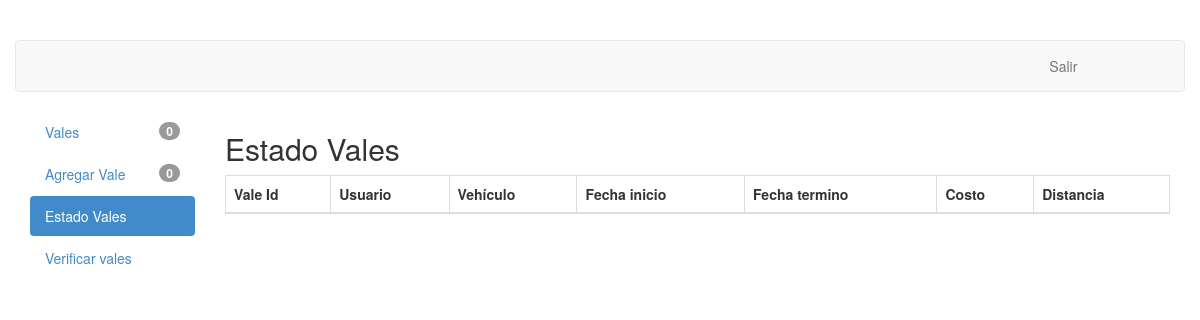
The page /vales/cambiar_estado/ (signed in) on the database as committed earlier.
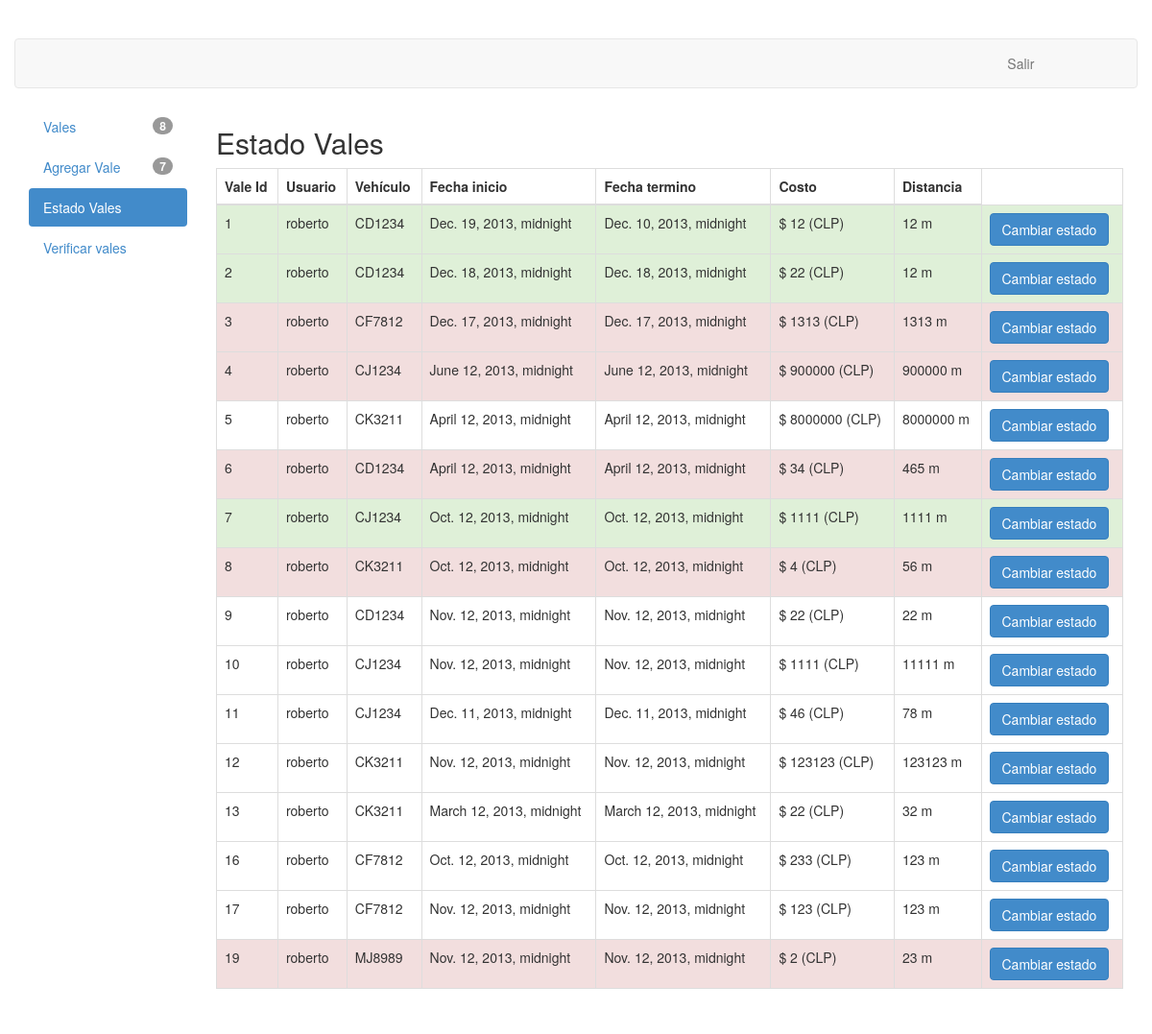
The same page on the database as committed later.
### vales/models.py (models this page shows)
class Vale(models.Model):
	usuario = models.ForeignKey(User)
	vehiculo = models.CharField(max_length=6)
	fecha_inicio = models.DateTimeField()
	fecha_termino = models.DateTimeField()
	costo = models.PositiveIntegerField()
	distancia = models.PositiveIntegerField()
	en_espera = models.BooleanField()
	ESTADO = (
			('A','Aceptada'),
			('R','Rechazada'),
			('S','Sin observacion'),
		)
	estado = models.CharField(max_length=1,choices=ESTADO)
	class Meta:
		permissions = (
			("view_vale", "Can see available vales"),
			("accept_vale", "Can change status of vales"),
			("modify_vale", "Can modify the status of vales"),
			("close_vale", "Can remove a vale by setting its status as closed"),
		)

### vales/views.py (the view)
@user_passes_test(user_modify, login_url='/vales/')
def cambiar_estado(request):
	if request.method == "POST":
		vale = Vale.objects.get(pk=request.POST['vale-id'])
		vale.estado = request.POST['vale-estado']
		vale.save()
		return redirect("/vales/cambiar_estado")
	vales = Vale.objects.all()
	vales_aceptados = vales.filter(estado="A",en_espera=False).count()
	vales_rechazados = vales.filter(estado="R",en_espera=False).count()
	vales_sin_observar = vales.filter(estado="S",en_espera=False).count()
	vales_en_espera = vales.filter(en_espera=True).count()
	context = { "vales" : vales ,
				"vales_aceptados" : vales_aceptados,
				"vales_rechazados" : vales_rechazados,
				"vales_sin_observar" : vales_sin_observar,
				"vales_en_espera" : vales_en_espera,
				}
	return render(request, "cambiar_estado.html" , context)

### vales/views.py (called while the page is built)
def user_modify(user):
	return user.has_perm("vales.modify_vale") and user.is_authenticated()

### vales/templates/cambiar_estado.html (shortened to what this page needs)
{% extends "base_layout.html" %}
{% block contentbody %}
<h2> Estado Vales </h2>
<table class="table table-bordered">
	<thead>
		<tr>
		<th>Vale Id</th>
		<th>Usuario</th>
		<th>Vehículo</th>
		<th>Fecha inicio</th>
		<th>Fecha termino</th>
		<th>Costo</th>
		<th>Distancia</th>
		</tr>
	</thead>
	<tbody>
	{% if perms.vales.view_vale %}
		{% for vale in vales %}
			{% if not vale.en_espera %}
			<tr {% if vale.estado == "A" %} class="success" {% endif %}
				{% if vale.estado == "R" %} class="danger" {% endif %}
			 >
				<td> {{vale.id  }} </td>
				<td> {{vale.usuario  }} </td>
				<td> {{vale.vehiculo }} </td>
				<td> {{vale.fecha_inicio }} </td>
				<td> {{vale.fecha_termino }} </td>
				<td> $ {{vale.costo }} (CLP) </td>
				<td> {{vale.distancia }} m </td>
				<td>
					<button class="btn btn-primary" id="finalizar-btn{{ vale.id }}" value="{{ vale.id }}" data-toggle="modal" data-target="#mymodal{{ vale.id }}" >Cambiar estado</button>
				</td>
			</tr>
			{% endif %}
		{% endfor %}
	{% endif %}
	</tbody>
</table>
{% endblock contentbody %}

Rows that differ between the two databases and show on the page:
added Vale: id "1", usuario "roberto", vehiculo "CD1234", fecha_inicio "Dec. 19, 2013, midnight", fecha_termino "Dec. 10, 2013, midnight", costo "12", distancia "12"
added Vale: id "2", usuario "roberto", vehiculo "CD1234", fecha_inicio "Dec. 18, 2013, midnight", fecha_termino "Dec. 18, 2013, midnight", costo "22", distancia "12"
added Vale: id "3", usuario "roberto", vehiculo "CF7812", fecha_inicio "Dec. 17, 2013, midnight", fecha_termino "Dec. 17, 2013, midnight", costo "1313", distancia "1313"
added Vale: id "4", usuario "roberto", vehiculo "CJ1234", fecha_inicio "June 12, 2013, midnight", fecha_termino "June 12, 2013, midnight", costo "900000", distancia "900000"
added Vale: id "5", usuario "roberto", vehiculo "CK3211", fecha_inicio "April 12, 2013, midnight", fecha_termino "April 12, 2013, midnight", costo "8000000", distancia "8000000"
added Vale: id "6", usuario "roberto", vehiculo "CD1234", fecha_inicio "April 12, 2013, midnight", fecha_termino "April 12, 2013, midnight", costo "34", distancia "465"
added Vale: id "7", usuario "roberto", vehiculo "CJ1234", fecha_inicio "Oct. 12, 2013, midnight", fecha_termino "Oct. 12, 2013, midnight", costo "1111", distancia "1111"
added Vale: id "8", usuario "roberto", vehiculo "CK3211", fecha_inicio "Oct. 12, 2013, midnight", fecha_termino "Oct. 12, 2013, midnight", costo "4", distancia "56"
added Vale: id "9", usuario "roberto", vehiculo "CD1234", fecha_inicio "Nov. 12, 2013, midnight", fecha_termino "Nov. 12, 2013, midnight", costo "22", distancia "22"
added Vale: id "10", usuario "roberto", vehiculo "CJ1234", fecha_inicio "Nov. 12, 2013, midnight", fecha_termino "Nov. 12, 2013, midnight", costo "1111", distancia "11111"
added Vale: id "11", usuario "roberto", vehiculo "CJ1234", fecha_inicio "Dec. 11, 2013, midnight", fecha_termino "Dec. 11, 2013, midnight", costo "46", distancia "78"
added Vale: id "12", usuario "roberto", vehiculo "CK3211", fecha_inicio "Nov. 12, 2013, midnight", fecha_termino "Nov. 12, 2013, midnight", costo "123123", distancia "123123"
added Vale: id "13", usuario "roberto", vehiculo "CK3211", fecha_inicio "March 12, 2013, midnight", fecha_termino "March 12, 2013, midnight", costo "22", distancia "32"
added Vale: id "16", usuario "roberto", vehiculo "CF7812", fecha_inicio "Oct. 12, 2013, midnight", fecha_termino "Oct. 12, 2013, midnight", costo "233", distancia "123"
added Vale: id "17", usuario "roberto", vehiculo "CF7812", fecha_inicio "Nov. 12, 2013, midnight", fecha_termino "Nov. 12, 2013, midnight", costo "123", distancia "123"
added Vale: id "19", usuario "roberto", vehiculo "MJ8989", fecha_inicio "Nov. 12, 2013, midnight", fecha_termino "Nov. 12, 2013, midnight", costo "2", distancia "23"
Other text that changed with them:
{{ vales_sin_observar }}: "0" → "8"
{{ vales_en_espera }}: "0" → "7"
